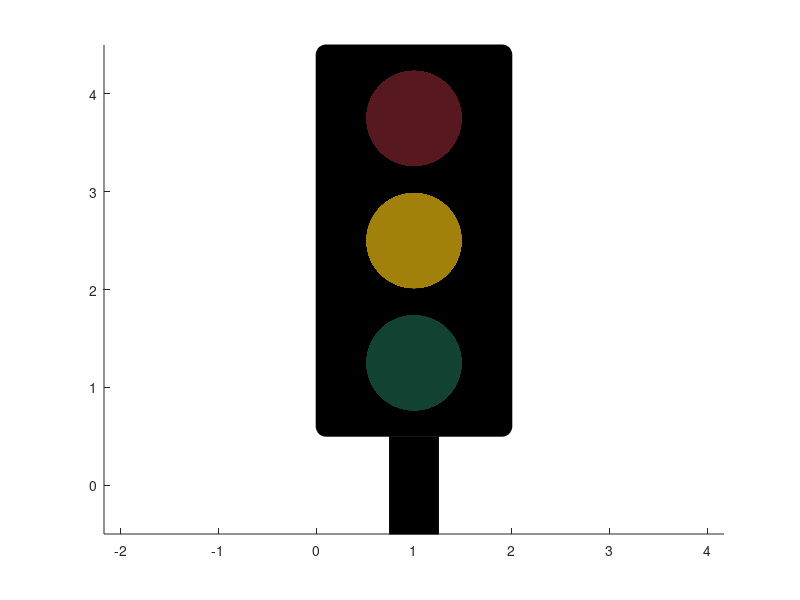

Write MATLAB code to recreate this figure.
%draw the rectangle of the trafficlight
rectangle(...
	'Position', [0 0.5 2 4], ...
	'Curvature', 0.1, ...
	'FaceColor', 'k')
 axis equal
 hold on;
 %draw the small rectangle
rectangle('Position', [0.75 -0.5 0.5 1],'Curvature', 0,'FaceColor', 'k')

darkRed=[88, 24, 31] / 255;
darkGreen=[17, 66, 50]/255;
darkYellow=[162, 128, 12]/255;

green = [0, 182, 18 ]/ 255;
yellow = [255, 255, 0] / 255;
red = [184, 29, 19] / 255;
%draw the three circles with dark color when traffic is off
pos = [0.5 3.25 1 1]; 
rectangle('Position', pos, 'Curvature',[1 1], 'FaceColor', darkRed)
pos = [0.5 2 1 1]; 
rectangle('Position', pos, 'Curvature',[1 1], 'FaceColor', darkYellow)
pos = [0.5 0.75 1 1]; 
rectangle('Position', pos, 'Curvature',[1 1], 'FaceColor', darkGreen)

%loop to turn on one circle each 3 seconds
for timer=1:5
   
    pos = [0.5 3.25 1 1]; 
    rectangle('Position', pos, 'Curvature',[1 1], 'FaceColor', red)
    pause(2)
    rectangle('Position', pos, 'Curvature',[1 1], 'FaceColor', darkRed)
    pos = [0.5 2 1 1]; 
    rectangle('Position', pos, 'Curvature',[1 1], 'FaceColor', yellow)
    pause(2)
    rectangle('Position', pos, 'Curvature',[1 1], 'FaceColor', darkYellow)
    pos = [0.5 0.75 1 1]; 
    rectangle('Position', pos, 'Curvature',[1 1], 'FaceColor', green)
    pause(2)
    rectangle('Position', pos, 'Curvature',[1 1], 'FaceColor', darkGreen)
end